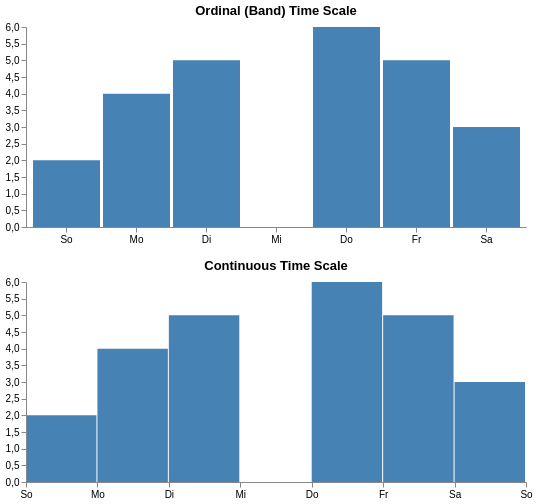

Express this chart as Vega-Lite.
### Vega specification from a JSON file in a GitHub repository (floating-point values rounded to 4 significant figures)
{"$schema": "https://vega.github.io/schema/vega/v5.json", "width": 500, "height": 200, "padding": 5, "config": {"title": {"frame": "group"}, "locale": {"number": {"decimal": ",", "thousands": ".", "grouping": [3], "currency": ["", " €"]}, "time": {"dateTime": "%A, der %e. %B %Y, %X", "date": "%d.%m.%Y", "time": "%H:%M:%S", "periods": ["AM", "PM"], "days": ["Sonntag", "Montag", "Dienstag", "Mittwoch", "Donnerstag", "Freitag", "Samstag"], "shortDays": ["So", "Mo", "Di", "Mi", "Do", "Fr", "Sa"], "months": ["Januar", "Februar", "März", "April", "Mai", "Juni", "Juli", "August", "September", "Oktober", "November", "Dezember"], "shortMonths": ["Jan", "Feb", "Mrz", "Apr", "Mai", "Jun", "Jul", "Aug", "Sep", "Okt", "Nov", "Dez"]}}}, "signals": [{"name": "timeunits", "value": ["day"], "bind": {"input": "select", "options": [["day"], ["week", "day"], ["date"], ["month", "date"], ["quarter", "date"], ["year", "month", "date"]]}}], "data": [{"name": "table", "values": [{"d": 0}, {"d": 0}, {"d": 1}, {"d": 1}, {"d": 1}, {"d": 1}, {"d": 2}, {"d": 2}, {"d": 2}, {"d": 2}, {"d": 2}, {"d": 4}, {"d": 4}, {"d": 4}, {"d": 4}, {"d": 4}, {"d": 4}, {"d": 5}, {"d": 5}, {"d": 5}, {"d": 5}, {"d": 5}, {"d": 6}, {"d": 6}, {"d": 6}], "transform": [{"type": "timeunit", "field": {"expr": "datetime(2012, 0, datum.d + 1)"}, "units": {"signal": "timeunits"}, "signal": "tbin"}, {"type": "aggregate", "groupby": ["unit0"]}]}], "marks": [{"type": "group", "title": "Ordinal (Band) Time Scale", "encode": {"enter": {"width": {"signal": "width"}, "height": {"signal": "height"}}}, "scales": [{"name": "xscale", "type": "band", "range": "width", "padding": 0.05, "round": true, "domain": {"signal": "timeSequence('day', tbin.start, tbin.stop)"}}, {"name": "yscale", "type": "linear", "range": "height", "domain": {"data": "table", "field": "count"}, "zero": true, "nice": true}], "axes": [{"orient": "bottom", "scale": "xscale", "zindex": 1, "formatType": "time", "format": {"signal": "timeUnitSpecifier(tbin.units)"}}, {"orient": "left", "scale": "yscale", "zindex": 1}], "marks": [{"type": "rect", "from": {"data": "table"}, "encode": {"enter": {"x": {"scale": "xscale", "field": "unit0"}, "width": {"scale": "xscale", "band": 1}, "y": {"scale": "yscale", "field": "count"}, "y2": {"scale": "yscale", "value": 0}}, "update": {"fill": {"value": "steelblue"}}, "hover": {"fill": {"value": "red"}}}}]}, {"type": "group", "title": "Continuous Time Scale", "encode": {"enter": {"y": {"value": 255}, "width": {"signal": "width"}, "height": {"signal": "height"}}}, "scales": [{"name": "xscale", "type": "time", "range": "width", "domain": {"signal": "[tbin.start, tbin.stop]"}}, {"name": "yscale", "type": "linear", "range": "height", "domain": {"data": "table", "field": "count"}, "zero": true, "nice": true}], "axes": [{"orient": "bottom", "scale": "xscale", "zindex": 1, "tickCount": 7, "format": {"signal": "timeUnitSpecifier(tbin.units)"}}, {"orient": "left", "scale": "yscale", "zindex": 1}], "marks": [{"type": "rect", "from": {"data": "table"}, "encode": {"enter": {"x": {"scale": "xscale", "field": "unit0"}, "x2": {"scale": "xscale", "signal": "timeOffset(tbin.unit, datum.unit0)", "offset": -1}, "y": {"scale": "yscale", "field": "count"}, "y2": {"scale": "yscale", "value": 0}}, "update": {"fill": {"value": "steelblue"}}, "hover": {"fill": {"value": "red"}}}}]}]}
